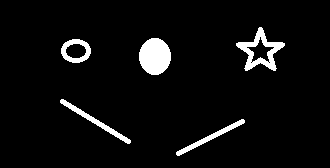
//> input picture sample.png, 330 x 168 px
$ ./main   (built with g++ and OpenCV 4)
//> lines starting //> are read from the running program, lines starting //| are printed output that depends on the picture; after the words box and inside, x2 and y2 are one past the last pixel; in counts of white or black regions, pixels touching at a corner belong together
#include <vector>
#include <deque>
#include <memory>

#include <cv.h>
#include <opencv2/highgui/highgui.hpp>

template<typename T>
class YFrame{
public:
	YFrame(int width, int height)
		: width(width)
		, height(height)
	{
		this->data = std::shared_ptr<T>(new T[width*height]);
		memset((void*)this->data.get(), 0, width*height*sizeof(T));
	}
	inline T& Get(int x, int y){
		return this->data.get()[y*this->width + x];
	}

public:
	int width;
	int height;
	std::shared_ptr<T> data;
};

class YValidatedPoint{
public:
	YValidatedPoint()
		: x(0)
		, y(0)
		, valid(true)
	{ }
	YValidatedPoint(int x, int y)
		: x(x)
		, y(y)
		, valid(true)
	{ }
	YValidatedPoint(int x, int y, int xmin, int xmax, int ymin, int ymax) //validate
		: x(x)
		, y(y)
		, valid(true)
	{
		if (x < xmin){
			valid = false;
		}
		else if (xmax <= x){
			valid = false;
		}
		else if (y < ymin){
			valid = false;
		}
		else if (ymax <= y){
			valid = false;
		}
	}
	int X(){
		return this->x;
	}
	int Y(){
		return this->y;
	}
	bool IsValid(){
		return this->valid;
	}
private:
	int x;
	int y;
	bool valid;
};

class YRect{
public:
	YRect()
		: x(0)
		, y(0)
		, w(0)
		, h(0)
	{ }
	YRect(int x, int y, int w, int h)
		: x(x)
		, y(y)
		, w(w)
		, h(h)
	{ }
	int X(){
		return this->x;
	}
	int Y(){
		return this->y;
	}
	int W(){
		return this->w;
	}
	int H(){
		return this->h;
	}
private:
	int x;
	int y;
	int w;
	int h;
};

std::vector<YRect> FindContours(YFrame<bool> &src)
{
	int width = src.width;
	int height = src.height;
	int key = 1;
	YFrame<int> map(width, height);
	std::vector<YRect> rects;
	rects.reserve(100);
	for (int y = 0; y < height; y++){
		for (int x = 0; x < width; x++){
			if (src.Get(x, y) == true){
				if (map.Get(x, y) == 0){
					map.Get(x, y) = key;
					std::deque<YValidatedPoint> neighbors;
					neighbors.push_back(YValidatedPoint(x, y));
					int x1 = x;
					int y1 = y;
					int x2 = x;
					int y2 = y;
					while (true) {
						if (neighbors.size() == 0){
							YRect rect(x1, y1, x2 - x1 + 1, y2 - y1 + 1);
							rects.push_back(rect);
							key++;
							break;
						}
						auto current = neighbors.front();
						int current_x = current.X();
						int current_y = current.Y();
						if (current_x < x1){
							x1 = current_x;
						}
						if (x2 < current_x){
							x2 = current_x;
						}
						if (current_y < y1){
							y1 = current_y;
						}
						if (y2 < current_y){
							y2 = current_y;
						}

						neighbors.pop_front();

						std::vector<YValidatedPoint> candidates;
						candidates.reserve(9);
						candidates.push_back(YValidatedPoint(current_x - 1, current_y - 1, 0, width, 0, height));
						candidates.push_back(YValidatedPoint(current_x - 0, current_y - 1, 0, width, 0, height));
						candidates.push_back(YValidatedPoint(current_x + 1, current_y - 1, 0, width, 0, height));
						candidates.push_back(YValidatedPoint(current_x - 1, current_y - 0, 0, width, 0, height));
						//candidates.push_back(YValidatedPoint(current_x - 0, current_y - 0, 0, width, 0, height)); // center
						candidates.push_back(YValidatedPoint(current_x + 1, current_y - 0, 0, width, 0, height));
						candidates.push_back(YValidatedPoint(current_x - 1, current_y + 1, 0, width, 0, height));
						candidates.push_back(YValidatedPoint(current_x - 0, current_y + 1, 0, width, 0, height));
						candidates.push_back(YValidatedPoint(current_x + 1, current_y + 1, 0, width, 0, height));
						for (auto& candidate : candidates){
							if (candidate.IsValid() == true){
								int candidate_x = candidate.X();
								int candidate_y = candidate.Y();
								if (src.Get(candidate_x, candidate_y) == true){
									if (map.Get(candidate_x, candidate_y) == 0){
										map.Get(candidate_x, candidate_y) = key;
										neighbors.push_back(YValidatedPoint(candidate_x, candidate_y));
									}
								}
							}
						}
					}
				}
			}
		}
	}

#if 0
	printf("------------------------------------------------------\n");
	printf("------------------------------------------------------\n");
	for (int y = 0; y < height; y++){
		for (int x = 0; x < width; x++){
			printf("(%03d, %03d) = %d\n", x, y, map.data[y*width + x]);
		}
	}
#endif
	return rects;
}

int main()
{
	cv::Mat src;
	src = cv::imread("sample.png");
//> src is the input picture: 168 rows x 330 cols, CV_8UC3; 5% white; 5 white regions, box (x1, y1, x2, y2) and area: (139, 38, 171, 75) 924, (236, 27, 285, 71) 745, (60, 99, 131, 144) 409, (176, 119, 245, 156) 373, (61, 39, 91, 63) 346
	cv::cvtColor(src, src, cv::COLOR_BGR2GRAY);
	cv::threshold(src, src, 127, 255, cv::THRESH_BINARY);

	int width = src.cols;
//> width = 330
	int height = src.rows;
//> height = 168
	auto frame = YFrame<bool>(width, height);
	for (int y = 0; y < height; y++){
		for (int x = 0; x < width; x++){
			frame.Get(x, y) = src.data[y*width + x] == 0 ? false : true;
		}
	}

	///////////////////////////////////////////////////////////////////////

	auto rects = FindContours(frame);
//> in FindContours, `int width = src.width;`: width = 330
//> in FindContours, `int height = src.height;`: height = 168
//> the loop in FindContours, `for (int y = 0; y < height; y++)` made 168 passes
//> key on passes 1 to 3: 1, 1, 1
//> after the loop in FindContours, `for (int y = 0; y < height; y++)`: rects = 5 items; key = 6
//> rects = 5 items
	cv::Mat display;
	cv::cvtColor(src, display, cv::COLOR_GRAY2BGR);
	for (auto rect : rects){
		cv::rectangle(display, cv::Rect(rect.X(), rect.Y(), rect.W(), rect.H()), cv::Scalar(255, 0, 0), 1);
	}
//> this loop made 5 passes
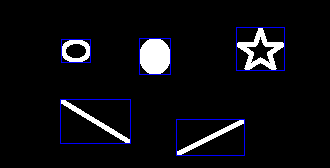
//> display: 168 rows x 330 cols, CV_8UC3; 1.54% of pixels changed, all inside (x1, y1, x2, y2) = (60, 27, 285, 156)
	cv::imshow("display", display);
	cv::waitKey(0);
}
